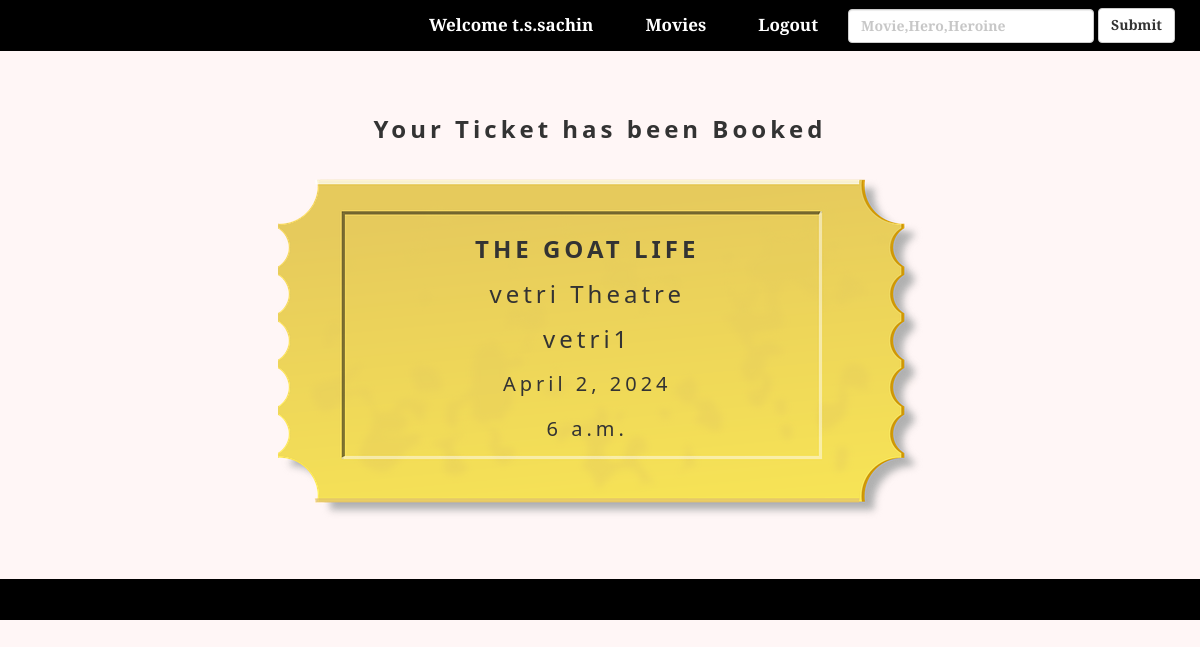
/booked/9/ (signed in), run on the app's committed database.
### dashboard/models.py (models this page shows, shortened)
class show(models.Model) :
    date = models.DateField()
    time = models.TimeField()
    price = models.IntegerField()
    screen = models.ForeignKey(screen,related_name="show_screen",on_delete=models.CASCADE)
    theatre = models.ForeignKey(theatre,related_name="show_theatre",on_delete=models.CASCADE)
    movie = models.ForeignKey(movie,related_name="show_movie",on_delete=models.CASCADE)

class movie(models.Model) :
    name = models.CharField(max_length=50)
    hero = models.CharField(max_length=30)
    heroine = models.CharField(max_length=30)
    director = models.CharField(max_length=30)
    genre = models.CharField(max_length=150,help_text='Seperate genre with spaces',null=True)
    language = models.CharField(max_length=150,help_text='Seperate language with spaces',null=True)
    description = models.TextField(default='Description Text')
    release_date = models.DateField(help_text='mm/dd/yyyy')
    runtime_in_minutes = models.IntegerField(validators=[MaxValueValidator(200)])
    trailer = models.CharField(max_length=1000)
    thumbnail_image = models.ImageField(upload_to='movie_thumbs')
    slideshow_image = models.ImageField(upload_to='movie_thumbs',default='true')

class theatre(models.Model) :
    name = models.CharField(max_length=30)
    address = models.CharField(max_length=100)
    phone = models.BigIntegerField()
    theatre_manager = models.ForeignKey(theatre_manager,related_name="theatre",on_delete=models.CASCADE)

class screen(models.Model) :
    name = models.CharField(max_length=20)
    no_of_rows = models.IntegerField(validators=[MaxValueValidator(75)])
    no_of_columns = models.IntegerField(validators=[MaxValueValidator(50)])
    theatre = models.ForeignKey(theatre,related_name="screen",on_delete=models.CASCADE)

### main/views.py (the view)
# urls.py: re_path(r'^booked/(?P<pk>\d+)/',views.booked.as_view(),name="booked"),
class booked(LoginRequiredMixin, DetailView):
    context_object_name = 'show'
    model = models.show
    template_name = 'main/confirm_movie.html'

### main/templates/main/confirm_movie.html (shortened to what this page needs)
{% extends 'main/layout.html' %}
{% load static %}
{% block content %}
<div class="container" style="margin-top : 30px;margin-bottom:60px;">
    <h3><strong>Your Ticket has been Booked</strong></h3></br>
    <img src="{% static 'image/ticket.png' %}" alt="Ticket" class="img img-responsive center-block"/>
    <div class="top-left">
        <h3><strong>{{ show.movie.name }}</strong></h3>
        <h3>{{show.theatre.name }} Theatre</h3>
        <h3>{{show.screen.name }}</h3>
        <h4>{{show.date }}</h4>
        <h4>{{show.time }}</h4>
    </div>
</div>
{% endblock %}

### main/templates/main/layout.html (shortened to what this page needs)
<!DOCTYPE html>
<html lang="en">
{% load static %}
<head>
  <link rel="stylesheet" type="text/css" href="{% static 'css/bootstrap.min.css' %}">
  <link rel="stylesheet" type="text/css" href="{% static 'css/w3.css' %}">
  <link rel="stylesheet" href="https://use.fontawesome.com/releases/v5.8.1/css/all.css"
>
  <link rel="stylesheet" type="text/css" href="{% static 'css/main.css' %}">
</head>
<body style="background-color:rgb(255, 246, 246)">
    <nav class="navbar navbar-inverse navbar-static-top hidden-sm hidden-xs" id="navigation_bar">
      <div class="container-fluid">
        <div class="navbar-header">
          <a class="navbar-brand" href="{% url 'main:index' %}" style="color: rgb(255, 255, 255);"><strong>
        </div>
        <div class="collapse navbar-collapse" id="myNavbar">
          <ul class="nav navbar-nav navbar-right " style="text-align: center;margin-right : 10px;">
            {% if user.is_authenticated %}
              <br>
              <li><a href="{% url 'main:accounts' pk=user.id user=user.username %}"><span class="glyphicon glyphicon-fire" style="color: white;"></span><strong>Welcome {{ user.username }}</strong></a></li>
          {% endif %}
          <li><a href="{% url 'main:movies' %}"><strong><span class="glyphicon glyphicon-fire" style="color: white;"></span>&nbsp;
                Movies</strong></a></li>
          {% if user.is_authenticated %}
          <li><a href="{% url 'main:logout' %}"><strong><span class="glyphicon glyphicon-log-in"></span>&nbsp; Logout</strong></a></li>
          {% else %}
          <li><a href="{% url 'main:signup' %}"><strong><span class="glyphicon glyphicon-user"></span>&nbsp;Signup</strong></a></li>
          <li><a href="{% url 'login' %}"><strong><span class="glyphicon glyphicon-log-in"></span>&nbsp; Login</strong></a></li>
          {% endif %}
            <form class="navbar-form navbar-right" action="{% url 'main:search' %}" method="POST">
              <div class="form-group">
                <input type="text" class="form-control" placeholder="Movie,Hero,Heroine" name="search" >
              </div>
              <button type="submit" class="btn btn-default"><strong>Submit</strong></button>
            </form>
          </ul>
        </div>
      </div>
    </nav>
    {% block content %}
    {% endblock %}
    <div class="container-fluid" style="background-color: rgb(0,0,0);padding-top: 40px;">
        <div class="row">
          <div class="col-lg-6" style="text-align: center;">
          </div>
        </div>
      </div>
    </body>
    </html>

### static/css/w3.css (style rules this page uses)
html { box-sizing:border-box }
*,*:before,*:after { box-sizing:inherit }
html { -ms-text-size-adjust:100%;-webkit-text-size-adjust:100% }
body { margin:0 }
article,aside,details,figcaption,figure,footer,header,main,menu,nav,section,summary { display:block }
a { background-color:transparent;-webkit-text-decoration-skip:objects }
img { border-style:none }
button,input,select,textarea { font:inherit;margin:0 }
button,input { overflow:visible }
button,select { text-transform:none }
button,html [type=button],[type=reset],[type=submit] { -webkit-appearance:button }
html,body { font-family:Verdana,sans-serif;font-size:15px;line-height:1.5 }
html { overflow-x:hidden }
h3 { font-size:24px }
h4 { font-size:20px }
h1,h2,h3,h4,h5,h6 { font-family:"Segoe UI",Arial,sans-serif;font-weight:400;margin:10px 0 }
img { vertical-align:middle }
a { color:inherit }

### static/css/main.css (style rules this page uses)
* { margin: 0; padding: 0; border: 0; }
body { font-family: 'Bitter', serif; }
#myNavbar > ul > li > a { font-size: 17px; color : rgb(255,255,255); }
#navigation_bar { background-color : rgb(0,0,0); border : none; }
.navbar-brand,.footer-brand { font-size: 20px; letter-spacing: 3px; }

### main/templates/main/confirm_movie.html (style rules this page uses)
.container { position: relative; text-align: center }
.top-left { position: absolute; top: 120px; left: 460px; }
h3,h4 { letter-spacing: 4px; line-height: 35px; }

### data on the page
show: movie.name "THE GOAT LIFE", theatre.name "vetri", screen.name "vetri1", date "April 2, 2024", time "6 a.m."

### other printed values
{{ user.username }} "t.s.sachin"
